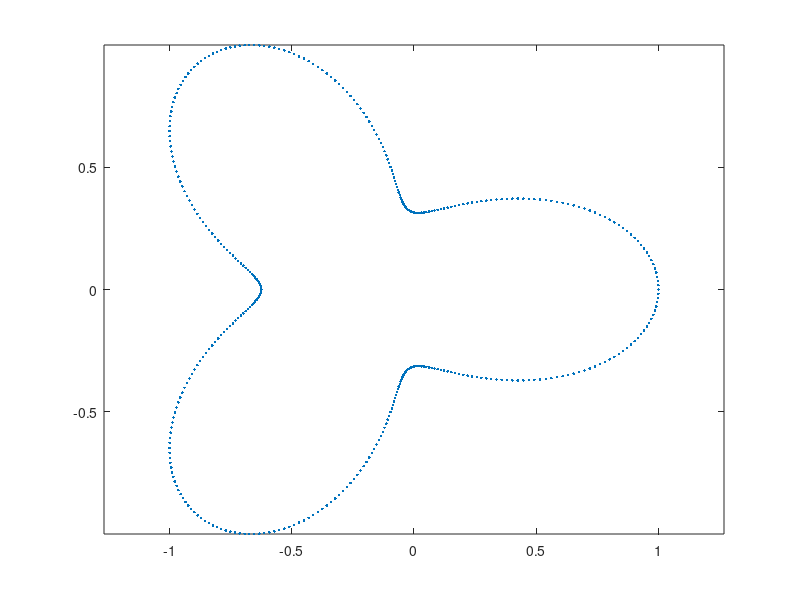

Recreate this plot in MATLAB.
t = (2*pi):(-2*pi/400):0;

xi = (2 + cos(3.*t)).*cos(t);
yi = (2 + cos(3.*t)).*sin(t);
xi = xi - ((max(xi) + min(xi))/2.0);
yi = yi - ((max(yi) + min(yi))/2.0);
x = xi ./ max(xi);
y = yi ./ max(yi);

plot(x, y, '.');
axis equal

fileID = fopen('track3.txt','w');
fprintf(fileID, '%f,%f|', [x y]');
fclose(fileID);